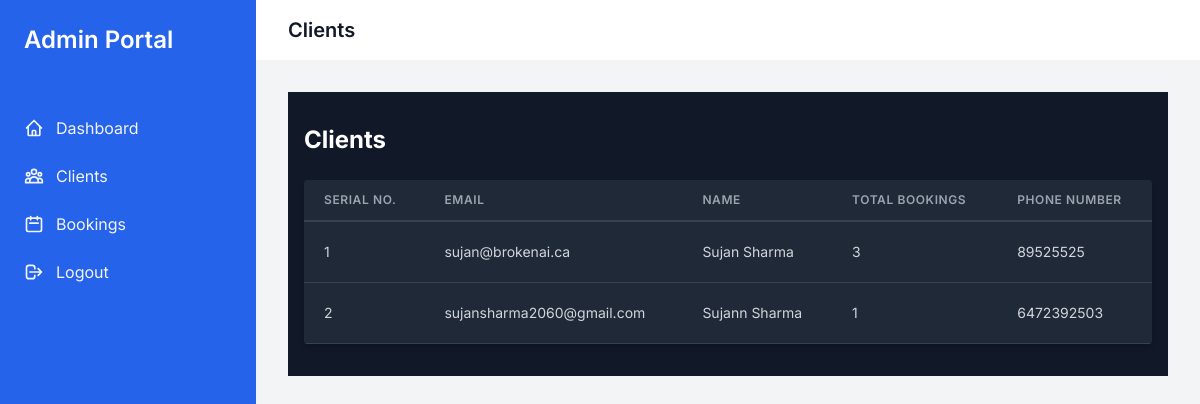
Screenshot of /admin-portal/clients/ (signed in) with the database file from the repository.
### accounts/models.py (models this page shows, shortened)
class CustomUser(AbstractUser):
    email = models.EmailField(_('email address'), unique=True)
    contact_number = models.CharField(max_length=15)
    address = models.TextField(blank=True)
    username = models.CharField(max_length=150, unique=True, blank=True)
    USERNAME_FIELD = 'email'
    REQUIRED_FIELDS = ['first_name', 'last_name', 'contact_number']
    objects = CustomUserManager()

### admin_portal/views.py (the view)
# urls.py: path('clients/', views.client_list, name='admin_client_list'),
@staff_member_required
def client_list(request):
    clients = CustomUser.objects.annotate(booking_count=Count('bbq_bookings')).order_by('-booking_count', 'date_joined')
    return render(request, 'clients.html', {'clients': clients})

### admin_portal/templates/clients.html (shortened to what this page needs)
{% extends "admin_base.html" %}
{% block admin_content %}
<div class="container mx-auto px-4 py-8 bg-gray-900 text-gray-300">
    <h1 class="text-2xl font-bold mb-6 text-white">
        {% block header_title %}Clients{%endblock %}
    </h1>
    <div class="overflow-x-auto bg-gray-800 shadow-md rounded">
        <table class="min-w-full leading-normal">
            <thead>
                <tr>
                    <th
                        class="px-5 py-3 border-b-2 border-gray-700 bg-gray-800 text-left text-xs font-semibold text-gray-400 uppercase tracking-wider">
                        Serial No.
                    </th>
                    <th
                        class="px-5 py-3 border-b-2 border-gray-700 bg-gray-800 text-left text-xs font-semibold text-gray-400 uppercase tracking-wider">
                        Email
                    </th>
                    <th
                        class="px-5 py-3 border-b-2 border-gray-700 bg-gray-800 text-left text-xs font-semibold text-gray-400 uppercase tracking-wider">
                        Name
                    </th>
                    <th
                        class="px-5 py-3 border-b-2 border-gray-700 bg-gray-800 text-left text-xs font-semibold text-gray-400 uppercase tracking-wider">
                        Total Bookings
                    </th>
                    <th
                        class="px-5 py-3 border-b-2 border-gray-700 bg-gray-800 text-left text-xs font-semibold text-gray-400 uppercase tracking-wider">
                        Phone Number
                    </th>
                </tr>
            </thead>
            <tbody>
                {% for client in clients %}
                <tr class="hover:bg-gray-700 transition-colors duration-200">
                    <td class="px-5 py-5 border-b border-gray-700 bg-gray-800 text-sm">
                        {{ forloop.counter }}
                    </td>
                    <td class="px-5 py-5 border-b border-gray-700 bg-gray-800 text-sm">
                        {{ client.email }}
                    </td>
                    <td class="px-5 py-5 border-b border-gray-700 bg-gray-800 text-sm">
                        {{ client.first_name }} {{ client.last_name }}
                    </td>
                    <td class="px-5 py-5 border-b border-gray-700 bg-gray-800 text-sm">
                        {{client.booking_count}}
                    </td>
                    <td class="px-5 py-5 border-b border-gray-700 bg-gray-800 text-sm">
                        {{ client.contact_number }}
                    </td>
                </tr>
                {% empty %}
                <tr>
                    <td colspan="5" class="px-5 py-5 border-b border-gray-700 bg-gray-800 text-sm text-center">
                        No clients found.
                    </td>
                </tr>
                {% endfor %}
            </tbody>
        </table>
    </div>
</div>
{% endblock %}

### admin_portal/templates/admin_base.html (style rules this page uses)
body { font-family: 'Inter', sans-serif; }

### rows the page displays
CustomUser: email "sujan@brokenai.ca", first_name "Sujan", last_name "Sharma", booking_count "3", contact_number "89525525"
CustomUser: email "sujansharma2060@gmail.com", first_name "Sujann", last_name "Sharma", booking_count "1", contact_number "6472392503"
